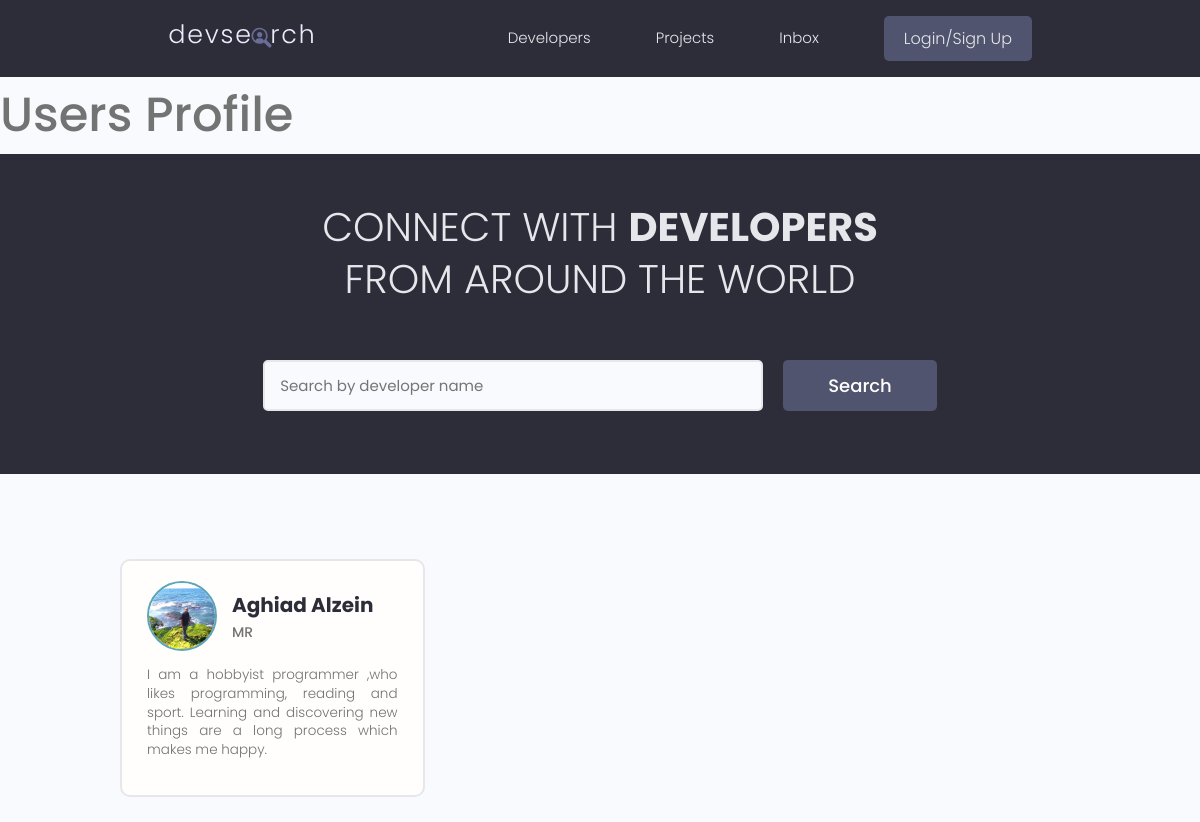
The app's page /, older data.
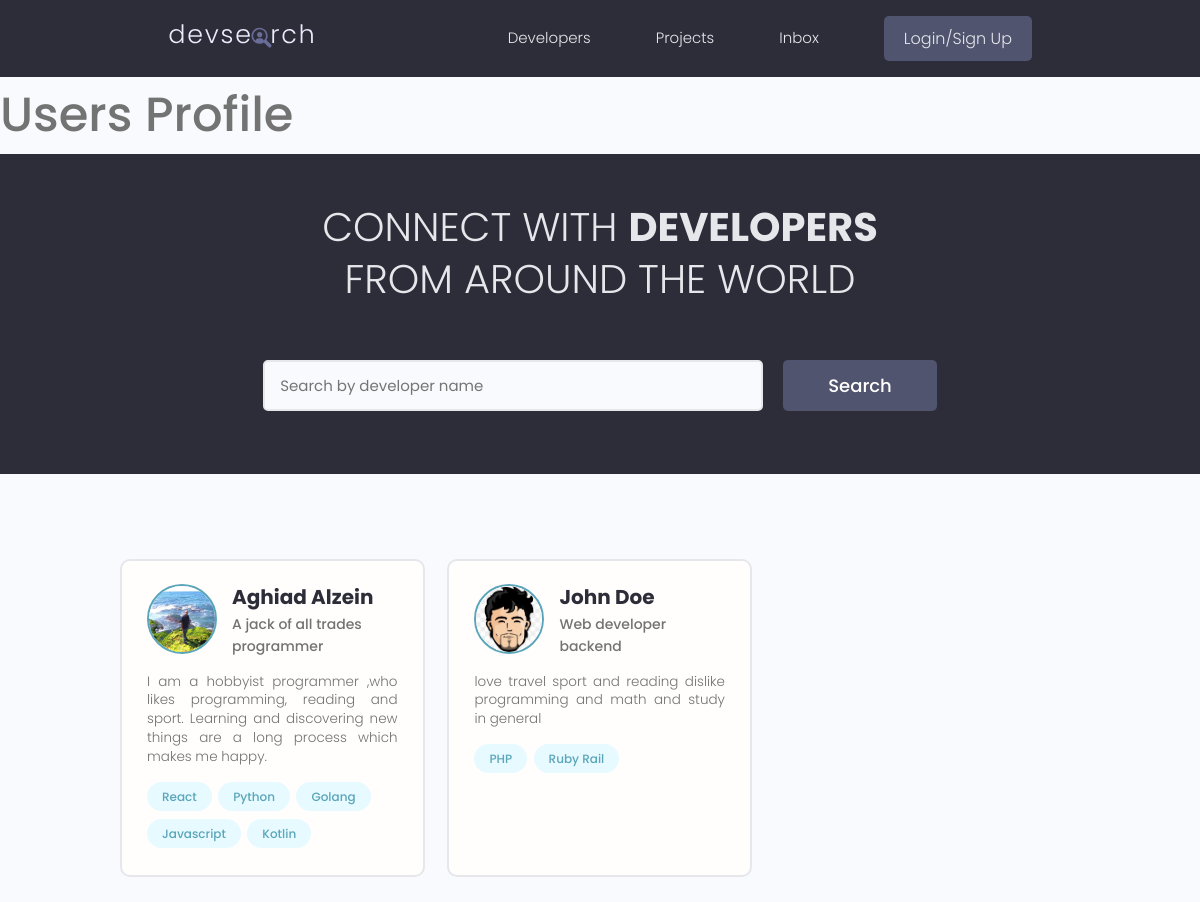
The same page, newer data.
### users/models.py (models this page shows, shortened)
class Profile(models.Model):
    user=models.OneToOneField(User,on_delete=models.CASCADE,null=True,blank=True)
    name=models.CharField(max_length=200,null=True,blank=True)
    email=models.EmailField(max_length=200,null=True,blank=True)
    username=models.CharField(max_length=200,blank=True,null=True)
    location=models.CharField(max_length=200,blank=True,null=True)
    short_intro=models.CharField(max_length=200,null=True,blank=True)
    bio=models.TextField(blank=True,null=True)
    profile_image=models.ImageField(blank=True,null=True,upload_to='profiles/',default='profiles/user-default.png')
    social_github=models.CharField(max_length=200,null=True,blank=True)
    social_twitter=models.CharField(max_length=200,null=True,blank=True)
    social_linkedin=models.CharField(max_length=200,null=True,blank=True)
    social_youtube=models.CharField(max_length=200,null=True,blank=True)
    social_website=models.CharField(max_length=200,null=True,blank=True)
    created=models.DateTimeField(auto_now_add=True)
    id=models.UUIDField(editable=False,primary_key=True,default=uuid.uuid4,unique=True)

class Skill(models.Model):
    owner=models.ForeignKey(
        Profile,on_delete=models.CASCADE,null=True,blank=True)
    name=models.CharField(max_length=200,null=True,blank=True)
    description=models.TextField(null=True,blank=True)
    created=models.DateTimeField(auto_now_add=True)
    id=models.UUIDField(
        default=uuid.uuid4,primary_key=True,unique=True,editable=False)

### users/views.py (the view)
# urls.py: path('',views.profiles,name='profiles'),
def profiles(request):
    profiles=Profile.objects.all()
    context = {'profiles':profiles}
    return render(request,'users/profiles.html',context)

### users/templates/users/profiles.html (shortened to what this page needs)
{% extends 'main.html' %}
{% block content%}
<h1>Users Profile</h1>
<main class="home">
    <section class="hero-section text-center">
      <div class="container container--narrow">
        <div class="hero-section__box">
          <h2>CONNECT WITH <span>DEVELOPERS</span></h2>
          <h2>FROM AROUND THE WORLD</h2>
        </div>
        <div class="hero-section__search">
          <form class="form" action="#" method="get">
            <div class="form__field">
              <input class="input input--text" id="formInput#search" type="text" name="text"
                placeholder="Search by developer name" />
            </div>
            <input class="btn btn--sub btn--lg" type="submit" value="Search" />
          </form>
        </div>
      </div>
    </section>
    <section class="devlist">
      <div class="container">
        <div class="grid grid--three">
            {% for profile in profiles %}
          <div class="column card">
            <div class="dev">
              <a href="{% url 'user-profile' profile.id %}" class="card__body">
                <div class="dev__profile">
                  <img class="avatar avatar--md" src="{{profile.profile_image.url}}" alt="image" />
                  <div class="dev__meta">
                    <h3>{{profile.name}}</h3>
                    <h5>{{profile.short_intro|slice:"60"}}</h5>
                  </div>
                </div>
                <p class="dev__info">{{profile.bio|slice:"150"}}</p>
                <div class="dev__skills">
                    {% for skill in profile.skill_set.all %}
                  <span class="tag tag--pill tag--main">
                    <small>{{skill.name}}</small>
                  </span>
                {% endfor S%}
                </div>
              </a>
            </div>
          </div>
          {% endfor %}
        </div>
      </div>
    </section>
  </main>
{% endblock %}

### templates/main.html (shortened to what this page needs)
<!DOCTYPE html>
{% load static %}
<html lang="en">
<head>
    <link rel="stylesheet" href="https://cdn.iconmonstr.com/1.3.0/css/iconmonstr-iconic-font.min.css" />
    <link rel="stylesheet" href="{% static 'uikit/styles/uikit.css'%}" />
    <link rel="stylesheet" href="{% static 'styles/app.css'%}" />
</head>
<body>
    {% include 'navbar.html' %}
    {% block content%}
    {% endblock content %}
</body>
</html>

### templates/navbar.html (shortened to what this page needs)
{% load static %}
<header class="header">
    <div class="container container--narrow">
      <a href="{% url 'profiles' %}" class="header__logo">
        <img src="{% static 'images/logo.svg' %}" alt="DevSearch Logo" />
      </a>
      <nav class="header__nav">
        <ul class="header__menu">
          <li class="header__menuItem"><a href="{% url 'profiles' %}">Developers</a></li>
          <li class="header__menuItem"><a href="{% url 'projects' %}">Projects</a></li>
          <li class="header__menuItem"><a href="">Inbox</a></li>
          {% if request.user.is_authenticated %}
          <li class="header__menuItem"><a href="{% url 'create-project' %}">Add Project</a></li>
          <li class="header__menuItem"><a href="{% url 'logout' %}" class="btn btn--sub">Logout</a></li>
          {% else %}
          <li class="header__menuItem"><a href="{% url 'login' %}" class="btn btn--sub">Login/Sign Up</a></li>
          {% endif %}
        </ul>
      </nav>
    </div>
  </header>

### static/styles/app.css (style rules this page uses)
:root { --color-sub: #2d2d39; }
.btn--sub { background-color: var(--color-sub-light); }
.card { border: 2px solid var(--color-light); }
img { width: 100%; }
.header { position: sticky; z-index: 111; background-color: var(--color-sub); padding: 1.5rem 0; }
.header > .container { display: flex; justify-content: space-between; align-items: center; }
.header__logo > img { height: 3.8rem; }
.header__nav > ul { display: inline-flex; align-items: center; list-style: none; gap: 6.5rem; }
.header__menuItem > a { color: var(--color-light); font-weight: 300; }
.hero-section { height: 40vh; display: flex; align-items: center; background-color: var(--color-sub); }
.hero-section__box { margin-bottom: 4rem; }
.hero-section__box > h2, .hero-section__box > h2 > span { font-size: 4rem; color: var(--color-light); line-height: 1.3; text-transform: uppercase; }
.hero-section__box > h2 { font-weight: 300; }
.hero-section__box > h2 > span { font-weight: 700; }
.hero-section__search > .form { display: flex; align-items: center; justify-content: center; gap: 2rem; }
.hero-section__search > .form input.input--text { width: 50rem; }
.devlist { margin-top: 8rem; }
.devlist .grid { align-items: stretch; }
.devlist .dev .dev__profile { display: flex; align-items: center; gap: 1.5rem; }
.devlist .dev .dev__meta h3 { color: var(--color-sub); font-size: 2rem; font-weight: 700; }
.devlist .dev .dev__meta h5 { color: var(--color-text); font-size: 1.4rem; font-weight: 500; }
.devlist .dev .dev__info { margin: 1.5rem 0; font-size: 1.35rem; line-height: 1.4; text-align: justify; }

### static/uikit/styles/modules/_variables.css (style rules this page uses)
:root { --color-main: #5aa5b9; --color-main-light: #e6faff; --color-sub: #3f4156; --color-sub-light: #51546e; --color-sub-lighter: #ededfd; --color-text: #737373; --color-gray: #8b8b8b; --color-light: #e5e7eb; --color-light-gray: #767676; --color-bg: #f8fafd; --color-white: #fffefd; --color-white-light: #f3f3f3; --color-success: #359e64; --color-success-bg: #def8e8; --color-error: #fc4b0b; --color-error-bg: #fff2ee; --font-base: 'Poppins', arial, helvetica, 'Segoe UI', roboto, ubuntu, sans-serif; --font-monospace: 'Fira Code', 'Courier New', courier, monospace; --font-regular: 300; --font-medium: 500; --font-bold: 700; --generic-shadow: 1px 1px 5px #00000010; --generic-transition: all 0.3s ease-in-out; }

### static/uikit/styles/modules/_base.css (style rules this page uses)
* { margin: 0; padding: 0; box-sizing: border-box; text-rendering: optimizeLegibility; color: inherit; font-size: inherit; }
html { font-size: 50%; }
@media only screen and (min-width: 480px) { html { font-size: 56.25%; } }
@media only screen and (min-width: 1200px) { html { font-size: 62.5%; } }
body { line-height: 1.6; font-weight: 400; font-size: 1.5rem; color: var(--color-text); background-color: var(--color-bg); min-height: 100vh; }

### static/uikit/styles/modules/_typography.css (style rules this page uses)
* { font-family: var(--font-base); }
h1 { font-size: 4.8rem; font-weight: var(--font-medium); }
h2 { font-size: 3.6rem; font-weight: var(--font-bold); }
h3 { font-size: 3.2rem; font-weight: var(--font-medium); }
h5 { font-size: 2.4rem; font-weight: var(--font-medium); }
h5, h6 { font-weight: var(--font-regular); }
p, span, strong { font-size: 1.6rem; color: var(--color-text); font-weight: var(--font-regular); }
a { padding-bottom: 2px; text-decoration: none; display: inline-block; color: var(--color-main); font-weight: var(--font-medium); }

### static/uikit/styles/modules/_utilities.css (style rules this page uses)
.container { width: 92%; max-width: 165rem; margin: 0 auto; box-sizing: border-box; }
.container--narrow { width: 92%; max-width: 120rem; }
@media screen and (min-width: 1000px) { .container { width: 90%; } }
@media screen and (min-width: 1000px) { .container--narrow { width: 85%; } }
@media screen and (min-width: 1200px) { .container { width: 80%; } }
@media screen and (min-width: 1200px) { .container--narrow { width: 72%; } }
.text-center { text-align: center; }

### static/uikit/styles/modules/_avatar.css (style rules this page uses)
.avatar { border-radius: 50%; border: 2px solid var(--color-main); object-fit: cover; }
.avatar--md { height: 7rem; width: 7rem; }

### static/uikit/styles/modules/_card.css (style rules this page uses)
.card { border-radius: 1rem; background-color: var(--color-white); border: 1.5px solid var(--color-light); width: auto; height: auto; margin-top: 0.5rem; margin-bottom: 0.5rem; overflow: hidden; }
.card__body, .card__header { padding: 2rem 2.5rem; }

Row changes from the older to the newer data that the page shows:
changed Profile "Aghiad Alzein": short_intro "MR" → "A jack of all trades programmer"
added Skill: name "React", shown under Profile "Aghiad Alzein"
added Skill: name "Python", shown under Profile "Aghiad Alzein"
added Skill: name "Golang", shown under Profile "Aghiad Alzein"
added Skill: name "Javascript", shown under Profile "Aghiad Alzein"
added Skill: name "Kotlin", shown under Profile "Aghiad Alzein"
added Profile: profile_image (picture), name "John Doe", short_intro "Web developer backend", bio "love travel sport and reading dislike programming and math and study in general"
added Skill: name "PHP", shown under "John Doe"
added Skill: name "Ruby Rail", shown under "John Doe"
